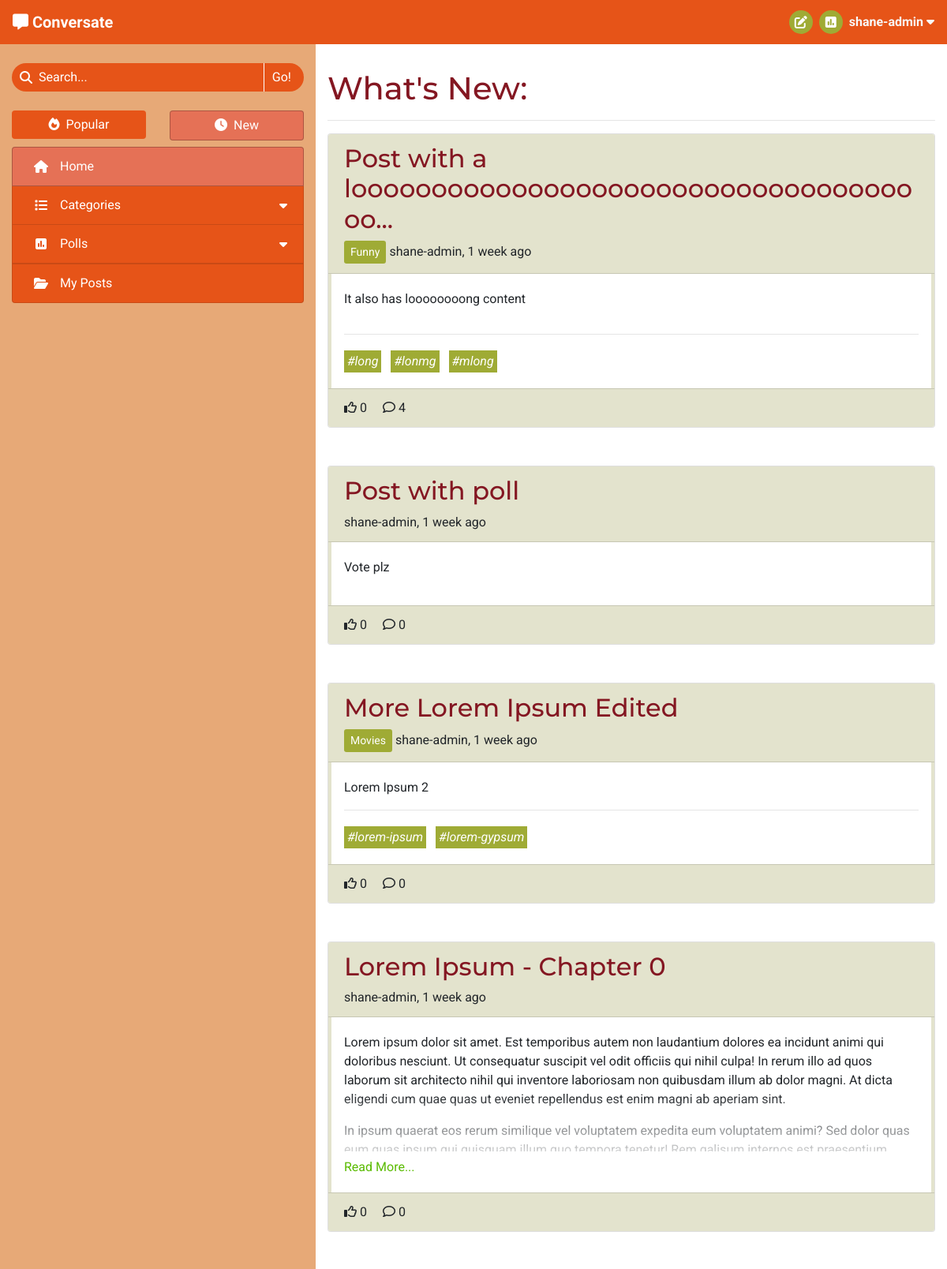
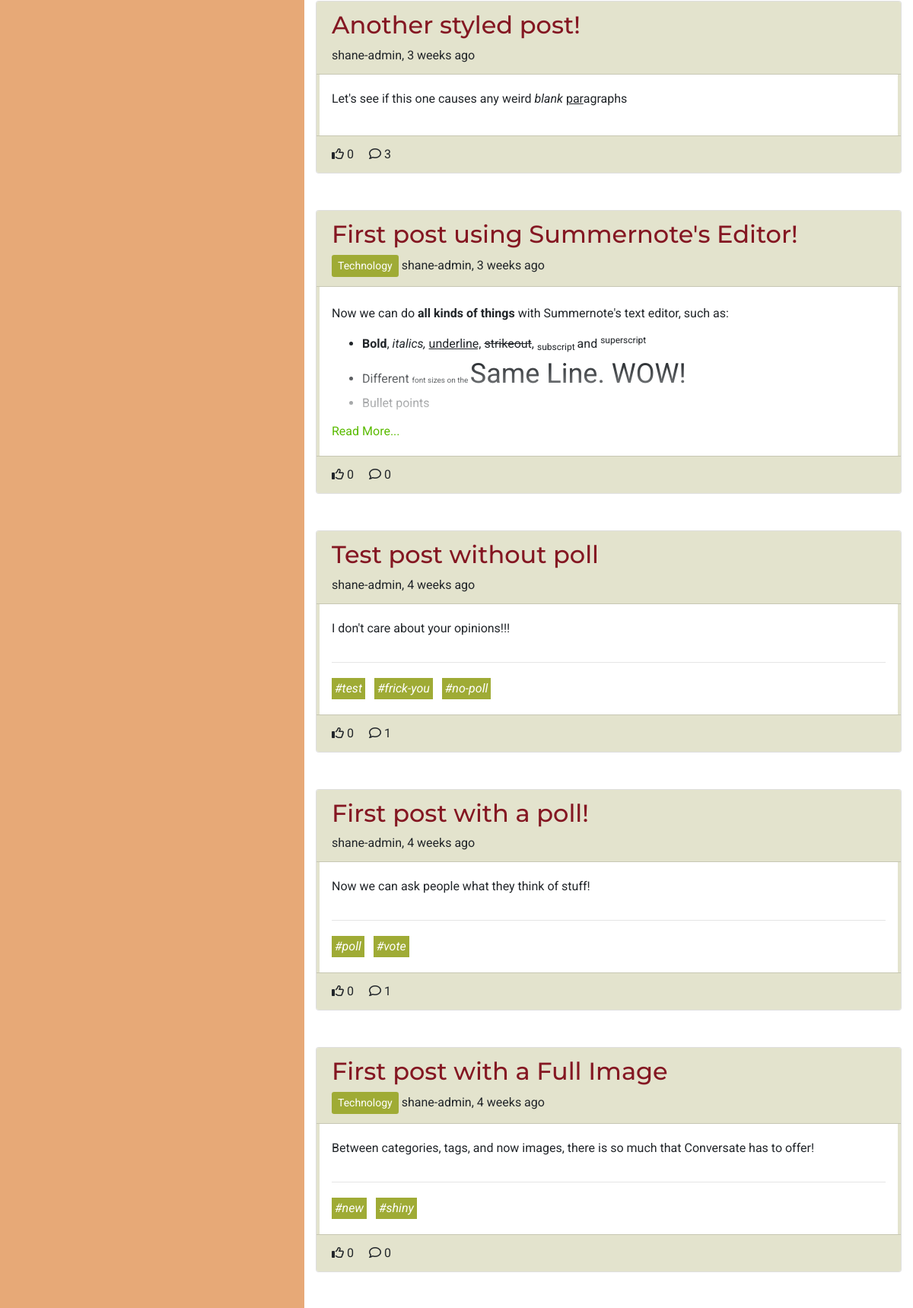
The app's page / (signed in, upper part) with its own data (2 pictures, top to bottom).
### forum/models.py (models this page shows, shortened)
class Post(models.Model):
    title = models.CharField(max_length=100)
    slug = models.SlugField(max_length=100, unique=True)
    category = models.ForeignKey(Category, on_delete=models.CASCADE,
                                 related_name='tagged_posts')
    image = CloudinaryField('image', blank=True)
    image_position = models.IntegerField(blank=True, null=True)
    posted_by = models.ForeignKey(User, on_delete=models.CASCADE,
                                  related_name='added_posts')
    posted_on = models.DateTimeField(auto_now_add=True)
    content = models.TextField()
    tags = models.CharField(max_length=200, blank=True)
    edited = models.BooleanField(default=False)
    likes = models.ManyToManyField(User, related_name='post_likes', blank=True)
    class Meta:
        ordering = ['-posted_on']
    def title_preview(self):
        if len(self.title) > 50:
            return f'{self.title[:50]}...'
        return self.title
    def number_of_likes(self):
        return self.likes.count()
    def number_of_comments(self):
        return self.comments.count()
    def tag_list(self):
        tags_separate = self.tags.split('#')
        tags_separate.pop(0)
        return tags_separate
    def time_elapsed(self):
        return get_time_elapsed(self.posted_on)

class Category(models.Model):
    name = models.CharField(max_length=30, unique=True)
    slug = models.SlugField(max_length=30, unique=True)
    icon = models.CharField(max_length=30, default="fa-tag")
    def __str__(self):
        return self.name
    def number_of_posts(self):
        return self.tagged_posts.count()

### forum/views.py (the view)
# urls.py: path('', views.ListPosts.as_view(), name='home'),
class ListPosts(View):
    def get(self, request):
        if not request.user.is_authenticated:
            return redirect('/accounts/login')
        posts = Post.objects.all()
        context = get_post_list_context(request, posts)
        user_profile = get_profile(request.user)
        if user_profile.sort_by_new:
            context['heading'] = "What's New"
        else:
            context['heading'] = "What's Popular"
        context['selected_tab'] = 'Home'
        return render(
            request,
            'post_list.html',
            context,
        )

### templates/post_list.html (shortened to what this page needs)
{% extends "base.html" %}
{% block content %}
<h1>{{ heading }}:</h1>
<hr>
{% if item_list %}
    <div id="list-of-posts" class="after-load">
        {% for post in item_list %}
            <div class="post card mb-5">
                <div class="card-header">
                    <div class="post-title">
                        <a href="{% url 'view_post' post.slug %}" class="anchor-no-style">
                            <h2 class="align-middle word-break">{{ post.title_preview }}</h2>
                        </a>
                    </div>
                    <div>
                        {% if post.category.slug != 'none' %}
                            <a href="{% url 'categories' post.category.slug %}"
                                class="btn btn-sm category align-middle">{{ post.category }}</a>
                        {% endif %}
                        <span>{{ post.posted_by }}, {{ post.time_elapsed }}</span>
                    </div>
                </div>
                <div class="card-body post-list-body">
                    <div class="post-list-body-inner">
                        <div class="post-preview">
                            <div class="post-preview-inner word-break">{{ post.content|safe }}</div>
                            <a class="post-anchor-overlay" href="{% url 'view_post' post.slug %}"></a>
                        </div>
                        <a class="read-more d-none mt-2" href="{% url 'view_post' post.slug %}">Read More...</a>
                        {% if post.tags %}
                            <div>
                                <hr>
                                {% for tag in post.tag_list %}
                                    <a class="tag-list-item mr-2 mt-1 anchor-no-style" href="{% url 'search_tag' tag %}">
                                        <em class="word-break">#{{ tag }}</em>
                                    </a>
                                {% endfor %}
                            </div>
                        {% endif %}
                    </div>
                </div>
                <div class="card-footer">
                    {% if user in post.likes.all %}
                        <i class="fa-solid fa-thumbs-up"></i>
                    {% else %}
                        <i class="fa-regular fa-thumbs-up"></i>
                    {% endif %}
                    {{ post.number_of_likes }}
                    <i class="fa-regular fa-comment pl-3"></i>
                    {{ post.number_of_comments }}
                </div>
            </div>
        {% endfor %}
    </div>
{% endif %}
{% endblock content %}

### templates/base.html (shortened to what this page needs)
{% load static %}
<!DOCTYPE html>
<html lang="en">
<head>
    <link rel="stylesheet" href="https://cdn.jsdelivr.net/npm/bootstrap@4.6.2/dist/css/bootstrap.min.css"
>
    <link rel="stylesheet" href="{% static 'css/style.css' %}" type="text/css">
</head>
<body id="main-page">
    <header class="navbar navbar-expand-sm navbar-dark">
        <div>
            <a class="navbar-brand" href="{% url 'home' %}" aria-label="Go to the home page">
                <i class="fa-solid fa-message"></i>
                <strong class="d-none d-md-inline">Conversate</strong>
            </a>
        </div>
        <ul class="nav justify-content-end">
            {% if user.is_authenticated %}
                <li class="nav mr-3 mr-md-2">
                    <a class="nav-icon nav-icon-expand anchor-no-style" href="{% url 'new_post' %}">
                        <i class="fa-solid fa-pen-to-square"></i>
                    </a>
                </li>
                <li class="nav mr-3 mr-md-2">
                    <a class="nav-icon nav-icon-expand anchor-no-style" href="{% url 'new_poll' %}">
                        <i class="fa-solid fa-square-poll-vertical"></i>
                    </a>
                </li>
                <li class="nav dropdown center-to-container">
                    <span class="text-light d-none d-md-inline" data-toggle="dropdown" role="button"
                        aria-expanded="false" aria-label="User Information">
                        <strong>{{ user.username }}
                            <i class="fa-solid fa-caret-down"></i>
                        </strong>
                    </span>
                </li>
            {% else %}
                <li class="nav">
                    <a href="{% url 'account_login' %}" class="btn">Log In</a>
                </li>
            {% endif %}
        </ul>
    </header>
    <div>
        <div class="container-fluid">
            <div class="row">
                <div id="side-nav-large" class="d-none d-md-block col-4">
                    <nav id="side-nav-container">
                        <form action="{% url 'search_post' %}" method="GET" autocomplete="off">
                            <div class="search-bar mt-4" role="button" data-toggle="popover"
                                data-placement="bottom">
                                <div class="center-to-container">
                                    <i class="fa-solid fa-magnifying-glass"></i>
                                </div>
                                <input type="text" id="search-input" name="search_query"
                                    {% if search_result %} value="{{ search_result }}"{% endif %} placeholder="Search..." required>
                                <input type="submit" class="side-nav-btn" value="Go!">
                            </div>
                        </form>
                        <div class="container-fluid px-0 mt-4 mb-2">
                            <div class="row">
                                <div class="col-6">
                                    {% if disable_sort %}
                                        <div>
                                    {% else %}
                                        <a href="{% url 'sort_posts' 0 request.path %}" class="anchor-no-style">
                                    {% endif %}
                                        <div class="btn btn-block side-nav-btn
                                            {% if disable_sort %} disabled{% elif not user.profile.sort_by_new %} active{% endif %}">
                                            <i class="fa-solid fa-fire mr-lg-1"></i>
                                            Popular
                                        </div>
                                    {% if disable_sort %}
                                        </div>
                                    {% else %}
                                        </a>
                                    {% endif %}
                                </div>
                                <div class="col-6">
                                    {% if disable_sort %}
                                        <div>
                                    {% else %}
                                        <a href="{% url 'sort_posts' 1 request.path %}" class="anchor-no-style">
                                    {% endif %}
                                        <div class="btn btn-block side-nav-btn
                                            {% if disable_sort %} disabled{% elif user.profile.sort_by_new %} active{% endif %}">
                                            <i class="fa-solid fa-clock mr-lg-1"></i>
                                            New
                                        </div>
                                    {% if disable_sort %}
                                        </div>
                                    {% else %}
                                        </a>
                                    {% endif %}
                                </div>
                            </div>
                        </div>
                        <div class="list-group side-nav accordion" id="side-nav-list">
                            <a class="list-group-item list-group-item-action side-nav-btn
                                {% if selected_tab == 'Home' %} active{% endif %}" href="{% url 'home' %}">
                                <i class="fa-solid fa-house center-to-container"></i>
                                <span class="d-inline-block ml-lg-2">Home</span>
                            </a>
                            <a id="category-collapse" class="list-group-item list-group-item-action side-nav-btn clickable
                                {% if 'Categories' in selected_tab %} active{% endif %}" data-toggle="collapse"
                                href="#side-nav-categories" role="button" aria-expanded="false" aria-controls="side-nav-categories">
                                <i class="fa-solid fa-list center-to-container"></i>
                                <div class="ml-lg-2">Categories</div>
                                <i class="fa-solid fa-caret-down center-to-container"></i>
                            </a>
                            <a id="poll-list-collapse" class="list-group-item list-group-item-action side-nav-btn clickable
                                {% if 'Polls' in selected_tab %} active{% endif %}" data-toggle="collapse"
                                href="#side-nav-polls" role="button" aria-expanded="false" aria-controls="side-nav-polls">
                                <i class="fa-solid fa-square-poll-vertical center-to-container"></i>
                                <div class="ml-lg-2">Polls</div>
                                <i class="fa-solid fa-caret-down center-to-container"></i>
                            </a>
                            <a class="list-group-item list-group-item-action side-nav-btn clickable
                                {% if selected_tab == 'My Posts' %} active{% endif %}"
                                href="{% url 'my_posts' %}">
                                <i class="fa-solid fa-folder-open center-to-container"></i>
                                <span class="d-inline-block ml-lg-2">My Posts</span>
                            </a>
                        </div>
                    </nav>
                </div>
                <div id="main-content" class="col col-md-8">
                    <section>
                        {% block content %}
                        {% endblock content %}
                    </section>
                </div>
            </div>
        </div>
    </div>
</body>
</html>

### records on screen
Post: title_preview "Post with a looooooooooooooooooooooooooooooooooooo...", category "Funny", posted_by "shane-admin", time_elapsed "1 week ago", content "It also has loooooooong content", tag_list "long" "lonmg" "mlong", number_of_likes "0", number_of_comments "4"
Post: title_preview "Post with poll", posted_by "shane-admin", time_elapsed "1 week ago", content "Vote plz", number_of_likes "0", number_of_comments "0"
Post: title_preview "More Lorem Ipsum Edited", category "Movies", posted_by "shane-admin", time_elapsed "1 week ago", content "Lorem Ipsum 2", tag_list "lorem-ipsum" "lorem-gypsum", number_of_likes "0", number_of_comments "0"
Post: title_preview "Lorem Ipsum - Chapter 0", posted_by "shane-admin", time_elapsed "1 week ago", content "Lorem ipsum dolor sit amet. Est temporibus autem non laudantium dolores ea incidunt animi qui doloribus nesciunt. Ut consequatur suscipit vel odit officiis qui nihil culpa! In rerum illo ad quos laborum sit architecto nihil qui inventore laboriosam non quibusdam illum ab dolor magni. At dicta eligendi cum quae quas ut eveniet repellendus est enim magni ab aperiam sint. In ipsum quaerat eos rerum similique vel voluptatem expedita eum voluptatem animi? Sed dolor quas…", number_of_likes "0", number_of_comments "0"
Post: title_preview "Another styled post!", posted_by "shane-admin", time_elapsed "3 weeks ago", content "Let's see if this one causes any weird blank par agraphs", number_of_likes "0", number_of_comments "3"
Post: title_preview "First post using Summernote's Editor!", category "Technology", posted_by "shane-admin", time_elapsed "3 weeks ago", content "Now we can do all kinds of things with Summernote's text editor, such as: Bold , italics, underline, strikeout , subscript and superscript Different font sizes on the Same Line. WOW! Bullet points", number_of_likes "0", number_of_comments "0"
Post: title_preview "Test post without poll", posted_by "shane-admin", time_elapsed "4 weeks ago", content "I don't care about your opinions!!!", tag_list "test" "frick-you" "no-poll", number_of_likes "0", number_of_comments "1"
Post: title_preview "First post with a poll!", posted_by "shane-admin", time_elapsed "4 weeks ago", content "Now we can ask people what they think of stuff!", tag_list "poll" "vote", number_of_likes "0", number_of_comments "1"
Post: title_preview "First post with a Full Image", category "Technology", posted_by "shane-admin", time_elapsed "4 weeks ago", content "Between categories, tags, and now images, there is so much that Conversate has to offer!", tag_list "new" "shiny", number_of_likes "0", number_of_comments "0"

### other values on screen
{{ user.username }} "shane-admin"
{{ heading }} "What's New"
